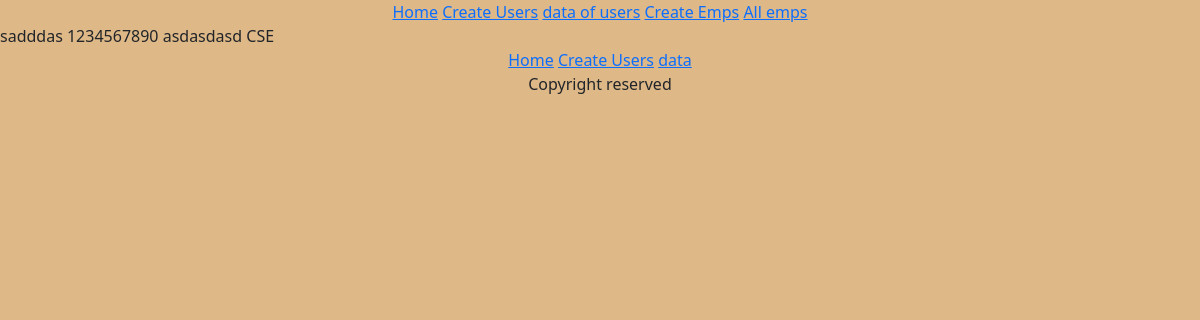
The app's page /empData/1, older data.
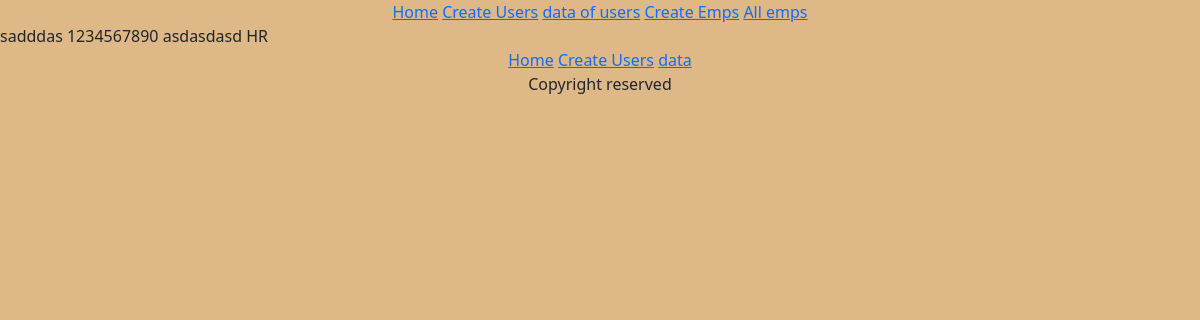
The same page, newer data.
### base/models.py (models this page shows)
class emp(models.Model):
    name=models.CharField(max_length=100)
    phone=models.CharField(max_length=100)
    address=models.TextField()
    department=models.ForeignKey(department,on_delete=models.CASCADE)

class department(models.Model):
    name=models.CharField(max_length=100)
    def __str__(self):
        return self.name

### base/views.py (the view)
# urls.py: path('empData/<int:pk>',empDetailViews.as_view(),name='empDetail'),
class empDetailViews(DeleteView):
    model=emp
    template_name='empDetail.html'
    context_object_name='data'

### base/templates/empDetail.html
{% extends "base.html" %}
{% block content %}
{{data.name}}
{{data.phone}}
{{data.address}}
{{data.department}}
{% endblock content %}

Row changes from the older to the newer data that the page shows:
changed emp "sadddas": department "CSE" → "HR"
